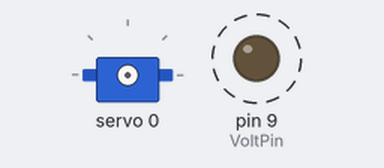
This sketch was run on a simulated Arduino Uno, built with avr-gcc and run on an emulated ATmega328P. On the bench: servo, output pins drawn as LEDs (lit = HIGH). Dashed ring = blinking. What the sketch prints to the serial monitor is not drawn.

Above: at 0.05 s.
At 0.6 s:
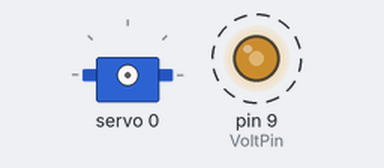
At 1.15 s:
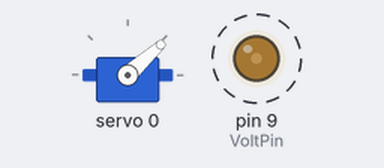
Timing chart, 0 to 3.0 s (numbered marks = the images above):
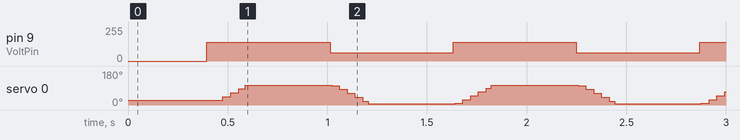

The sketch:

Frambot5.ino
```cpp
#include <Wire.h>
#include <Adafruit_PWMServoDriver.h>

Adafruit_PWMServoDriver pwm = Adafruit_PWMServoDriver();

#define SERVOMIN  150 // this is the 'minimum' pulse length count (out of 4096)
#define SERVOMAX  400 // this is the 'maximum' pulse length count (out of 4096)

uint8_t servonum = 0;

int VoltPin = 9;
int pos = 0;

void setup() {

  Serial.begin(9600);
  pinMode(VoltPin, OUTPUT);

  pwm.begin();
  pwm.setPWMFreq(60);  // Analog servos run at ~60 Hz updates
}

  void setServoPulse(uint8_t n, double pulse) {
  double pulselength;

  pulselength = 10000000;   // 1,000,000 us per second
  pulselength /= 60;   // 60 Hz
  Serial.print(pulselength); Serial.println(" us per period");
  pulselength /= 4096;  // 12 bits of resolution
  Serial.print(pulselength); Serial.println(" us per bit");
  pulse *= 10000000;  // convert to us
  pulse /= pulselength;
  Serial.println(pulse);
  pwm.setPWM(n, 0, pulse);
}

void loop() {

  Serial.println(servonum);

  for(pos = 60; pos < 140; pos += 1) {
    analogWrite(VoltPin, pos);
    delay(5);
  }

  for (uint16_t pulselen = SERVOMIN; pulselen < SERVOMAX; pulselen++) {
    pwm.setPWM(servonum, 1, pulselen);
  }

delay(30);

  for(pos = 140; pos > 60; pos -= 1) {
    analogWrite(VoltPin, pos);
    delay(5);
  }

  for (uint16_t pulselen = SERVOMAX; pulselen > SERVOMIN; pulselen--) {
    pwm.setPWM(servonum, 1, pulselen);
  }

delay(30);

}
```

Measured:
- by itself, pin 9 (VoltPin): alternates 139/255 for 0.62 s and 61/255 for 0.62 s
